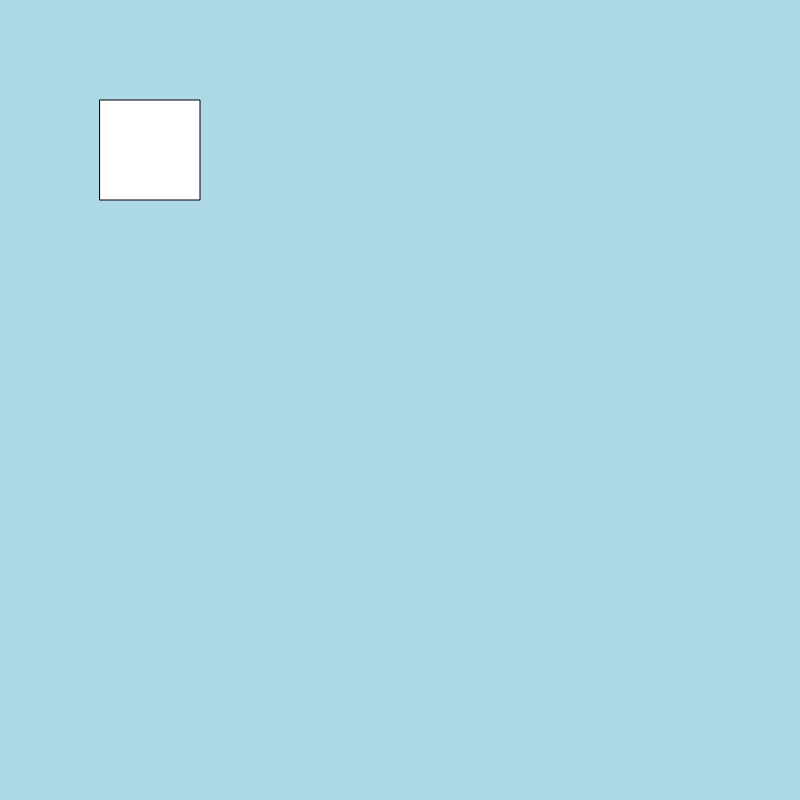
Frame 1 (no input)
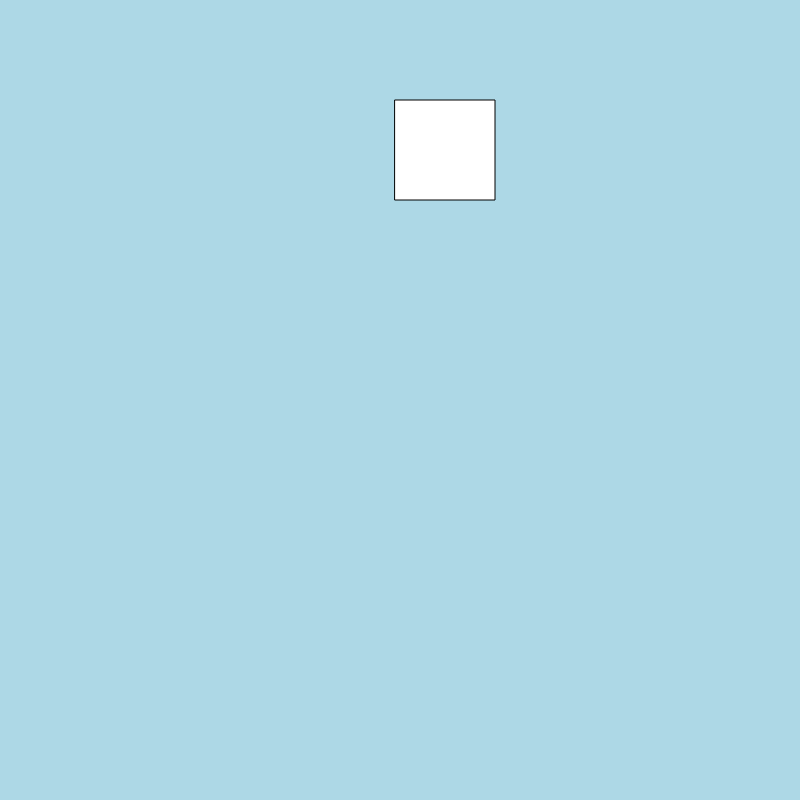
Frame 60 (no input)
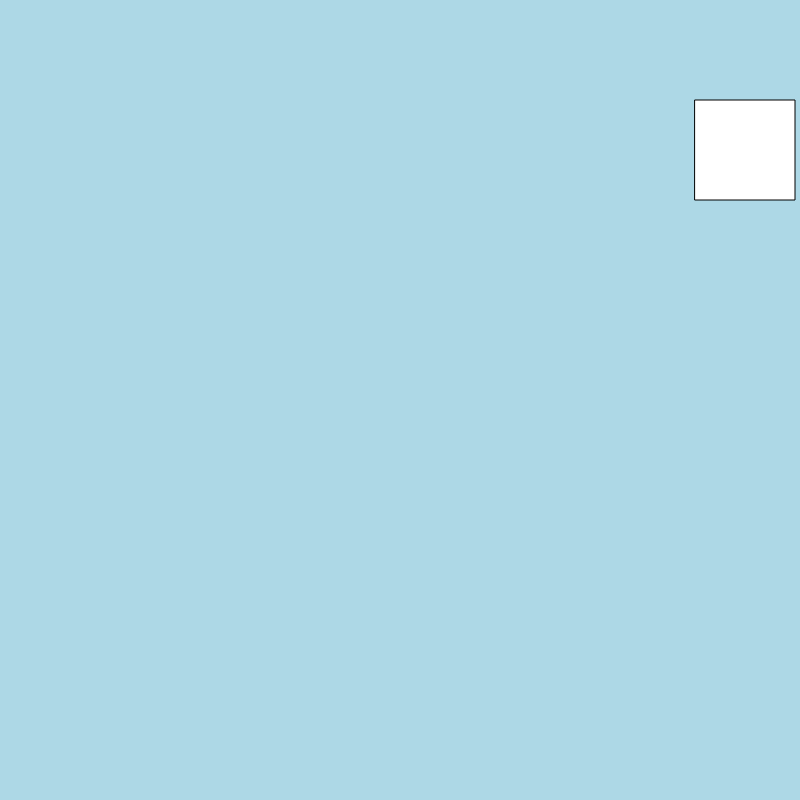
Frame 120 (the mouse pressed at the canvas centre since frame 60)

The p5.js sketch that drew these frames (run headless with seeded random() and noise() and a simulated clock; from frame 60 on, the mouse is pressed at the canvas centre):

// p5.js sketch
// ── sketch.js
var myCar ;

function setup() {
  createCanvas(800, 800);
  myCar = new Car() ;
}

function draw() {
  background('lightblue');

  myCar.display() ;
  myCar.drive() ;

}

// our Car class!!!!!
function Car() {
  // attributes
  this.x = 100;

  // methods
  this.display = function() {
    rect(this.x, 100, 100, 100) ;
  }

  this.drive = function() {
    this.x = this.x + 5 ;
    if (this.x > width) {
      this.x = 0 
    }
  }


}
